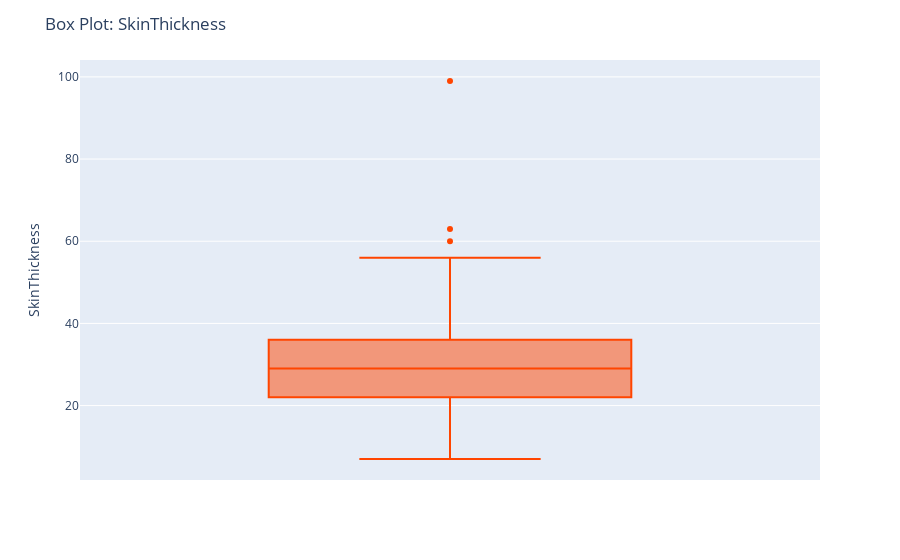

Notebook source saved alongside this figure:
### Code cell
fig4 = px.box(df, y='SkinThickness', color_discrete_sequence=color_sequence)
fig4.update_layout(title='Box Plot: SkinThickness')
fig4.show()

### Figure 1 — Plotly figure (JSON) as saved in the notebook; plotly's stock layout.template omitted (floating-point values rounded to 4 significant figures; data arrays with more than 128 entries replaced by an {"elided": "..."} marker saying what was removed)
{"data": [{"alignmentgroup": "True", "hovertemplate": "SkinThickness=%{y}<extra></extra>", "legendgroup": "", "marker": {"color": "orangered"}, "name": "", "notched": false, "offsetgroup": "", "orientation": "v", "showlegend": false, "type": "box", "x0": " ", "xaxis": "x", "y": {"elided": "768 int values"}, "y0": " ", "yaxis": "y"}], "layout": {"boxmode": "group", "legend": {"tracegroupgap": 0}, "margin": {"t": 60}, "title": {"text": "Box Plot: SkinThickness"}, "xaxis": {"anchor": "y", "domain": [0, 1]}, "yaxis": {"anchor": "x", "domain": [0, 1], "title": {"text": "SkinThickness"}}}}
